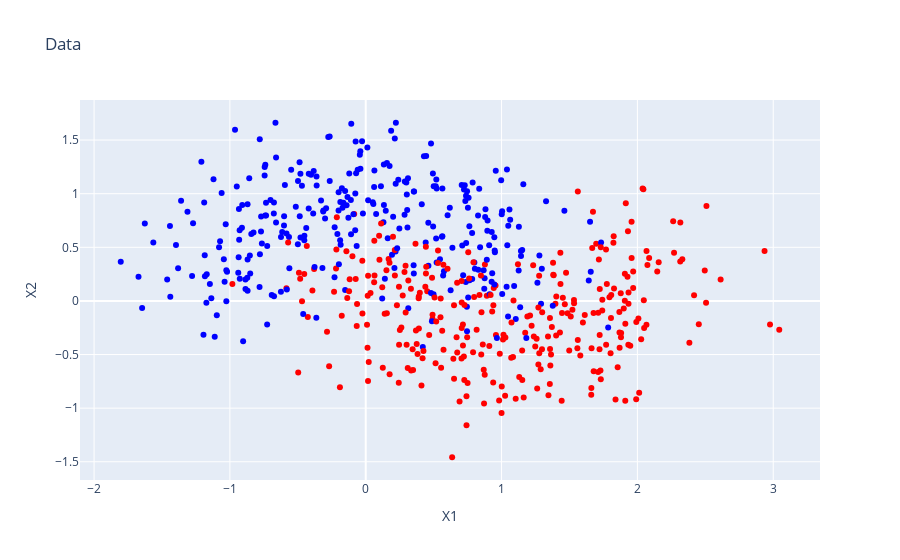

Source (notebook cell):
### Code cell
utils.plot_dataset(X,y)

### Figure 1 — Plotly figure (JSON) as saved in the notebook; plotly's stock layout.template omitted (floating-point values rounded to 4 significant figures; data arrays with more than 128 entries replaced by an {"elided": "..."} marker saying what was removed)
{"data": [{"hovertemplate": "x=%{x}<br>y=%{y}<br>color=%{marker.color}<extra></extra>", "legendgroup": "", "marker": {"color": {"elided": "600 int values"}, "coloraxis": "coloraxis", "symbol": "circle"}, "mode": "markers", "name": "", "orientation": "v", "showlegend": false, "type": "scatter", "x": {"elided": "600 float values"}, "xaxis": "x", "y": {"elided": "600 float values"}, "yaxis": "y"}], "layout": {"coloraxis": {"colorbar": {"title": {"text": "color"}}, "colorscale": [[0, "rgb(0,0,255)"], [1, "rgb(255,0,0)"]], "showscale": false}, "legend": {"tracegroupgap": 0}, "title": {"text": "Data"}, "xaxis": {"anchor": "y", "domain": [0, 1], "title": {"text": "X1"}}, "yaxis": {"anchor": "x", "domain": [0, 1], "title": {"text": "X2"}}}}
